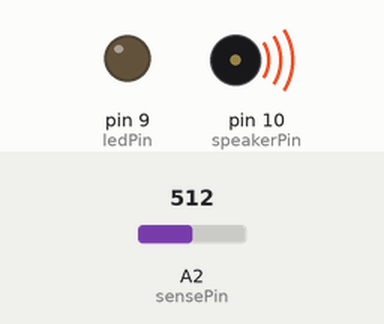
Simulated run of this sketch. Board: Arduino Uno, built with avr-gcc and run on an emulated ATmega328P. Shown: output pins drawn as LEDs (lit = HIGH), buzzer (waves = sounding). The test bench sets the inputs (shaded band); at power-on: A2 (sensePin) = 512. Pins used as bus, display or sensor lines are not drawn; what the sketch prints to the serial monitor is not drawn.

Above: at 1.2 s.
1.3 s: A2 (sensePin) set to 12
At 1.9 s:
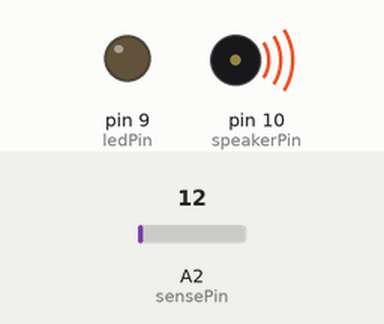
2.8 s: A2 (sensePin) set to 9
At 3.1 s:
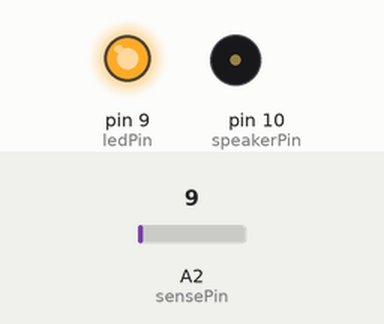
4.3 s: A2 (sensePin) set to 122
At 5.5 s:
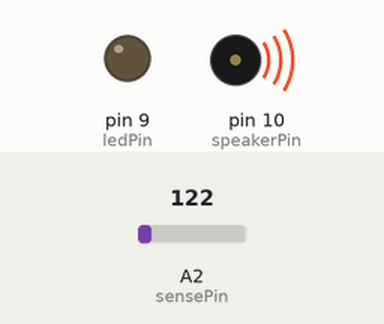
5.8 s: A2 (sensePin) set to 0
At 6.3 s:
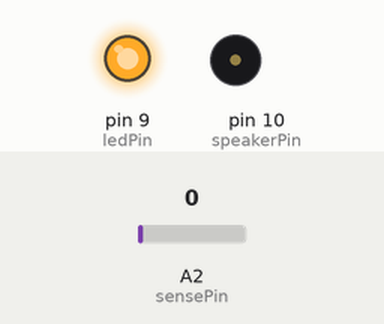
7.3 s: A2 (sensePin) set to 18
At 7.8 s:
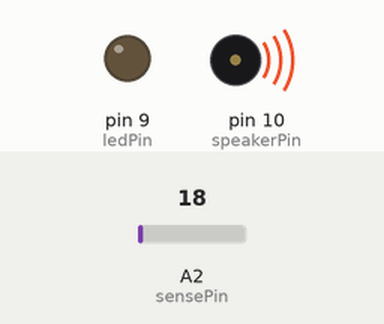
Timing chart, 0 to 9.8 s (numbered marks = the images above; inputs shaded):
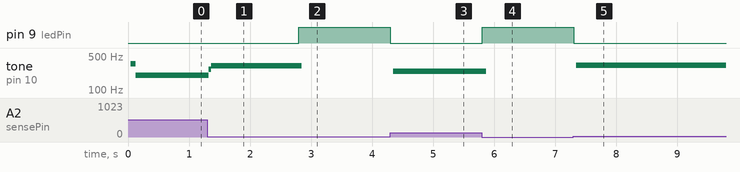

The sketch:

Press02.ino
```cpp
/*
 * Force Sensitive Resistor Test Code
 *
 * The intensity of the LED will vary with the amount of pressure on the sensor
 */

int sensePin = 2;    // the pin the FSR is attached to
int ledPin = 9;      // the pin the LED is attached to (use one capable of PWM)
int speakerPin = 10;

int length = 15; // the number of notes
char notes[] = "ccggaagffeeddc "; // a space represents a rest
int beats[] = { 1, 1, 1, 1, 1, 1, 2, 1, 1, 1, 1, 1, 1, 2, 4 };
int tempo = 300;

void playTone(int tone, int duration) {
  for (long i = 0; i < duration * 1000L; i += tone * 2) {
    digitalWrite(speakerPin, HIGH);
    delayMicroseconds(tone);
    digitalWrite(speakerPin, LOW);
    delayMicroseconds(tone);
  }
}

void playNote(char note, int duration) {
  char names[] = { 'c', 'd', 'e', 'f', 'g', 'a', 'b', 'C' };
  int tones[] = { 1915, 1700, 1519, 1432, 1275, 1136, 1014, 956 };

  // play the tone corresponding to the note name
  for (int i = 0; i < 8; i++) {
    if (names[i] == note) {
      playTone(tones[i], duration);
    }
  }
}

void setup() {
  Serial.begin(9600);
  pinMode(ledPin, OUTPUT);  // declare the ledPin as an OUTPUT
  pinMode(speakerPin, OUTPUT);
}

void loop() {
  int value = analogRead(sensePin); //the voltage on the pin divded by 4 (to scale from 10 bits (0-1024) to 8 (0-255)
  if (value > 10){
    analogWrite(ledPin,0);
    playNote(notes[2], 2);

  } //sets the LEDs intensity proportional to the pressure on the sensor
  else{
    analogWrite(ledPin, 255);
  }
  Serial.println(value/4);              //print the value to the debug window
}
```

Measured:
- the behaviour switches between 11 and 10 on A2 (sensePin) (found by bisection; images 1 and 2)
- after the input at 1.3 s, tone on pin 10 (speakerPin): 199 Hz → 267 Hz at once, → 318 Hz 0.04 s later
- after the input at 2.8 s, pin 9 (ledPin): LOW → HIGH at once; tone on pin 10 (speakerPin): 318 Hz → silent after 0.05 s
- after the input at 4.3 s, pin 9 (ledPin): HIGH → LOW at once; tone on pin 10 (speakerPin): silent → 245 Hz after 0.05 s
- after the input at 5.8 s, pin 9 (ledPin): LOW → HIGH at once; tone on pin 10 (speakerPin): 245 Hz → silent after 0.07 s
- after the input at 7.3 s, pin 9 (ledPin): HIGH → LOW at once; tone on pin 10 (speakerPin): silent → 323 Hz after 0.05 s
